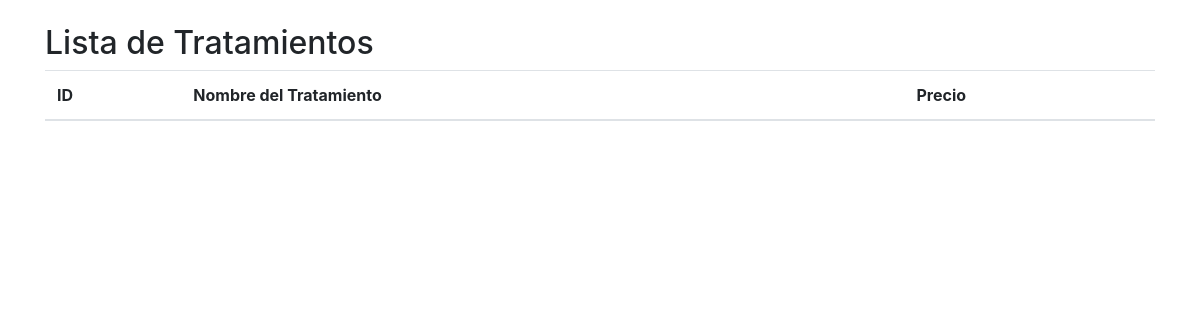
Page /Pacientes/tratamientos/ on the earlier database version.
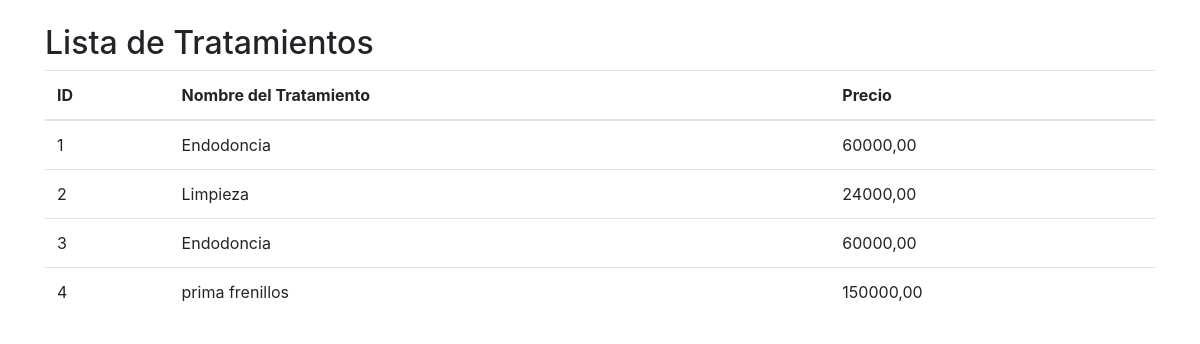
Same page on the later database version.
### Pacientes/models.py (models this page shows)
class Tratamientos(models.Model):
    Tratamientos_ID = models.AutoField(primary_key=True)
    nombre_tratamiento = models.CharField(max_length=100, null=False, blank=False, default='valor_predeterminado', verbose_name="nombre_tratamiento")
    Precio = models.DecimalField(max_digits=10, decimal_places=2)

### Pacientes/views.py (the view)
# urls.py: path('tratamientos/', views.listar_tratamientos, name='listar_tratamientos'),
def listar_tratamientos(request):
    tratamientos = Tratamientos.objects.all()
    return render(request, 'lista_tratamientos.html', {'tratamientos': tratamientos})

### templates/lista_tratamientos.html (shortened to what this page needs)
<!DOCTYPE html>
<html lang="es">
<head>
    <link href="https://maxcdn.bootstrapcdn.com/bootstrap/4.5.2/css/bootstrap.min.css" rel="stylesheet">
</head>
<body>
    <div class="container py-4">
        <h2>Lista de Tratamientos</h2>
        <table class="table">
            <thead>
                <tr>
                    <th>ID</th>
                    <th>Nombre del Tratamiento</th>
                    <th>Precio</th>
                </tr>
            </thead>
            <tbody>
                {% for tratamiento in tratamientos %}
                <tr>
                    <td>{{ tratamiento.Tratamientos_ID }}</td>
                    <td>{{ tratamiento.nombre_tratamiento }}</td>
                    <td>{{ tratamiento.Precio }}</td>
                </tr>
                {% endfor %}
            </tbody>
        </table>
    </div>
</body>
</html>

Differences in the rows shown:
added Tratamientos: Tratamientos_ID "1", nombre_tratamiento "Endodoncia", Precio "60000,00"
added Tratamientos: Tratamientos_ID "2", nombre_tratamiento "Limpieza", Precio "24000,00"
added Tratamientos: Tratamientos_ID "3", nombre_tratamiento "Endodoncia", Precio "60000,00"
added Tratamientos: Tratamientos_ID "4", nombre_tratamiento "prima frenillos", Precio "150000,00"
